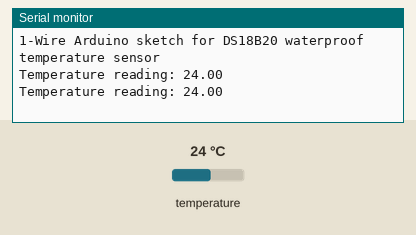
This sketch was run on a simulated Arduino Uno, built with avr-gcc and run on an emulated ATmega328P. On the bench: the last lines printed to the serial monitor. Inputs (shaded band) come from the test bench; at power-on: temperature 24 °C.

Above: at 7.3 s.
7.4 s: temperature set to 12 °C
At 13.6 s:
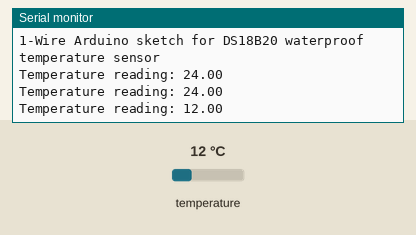
14.1 s: temperature set to 19 °C
At 19.1 s:
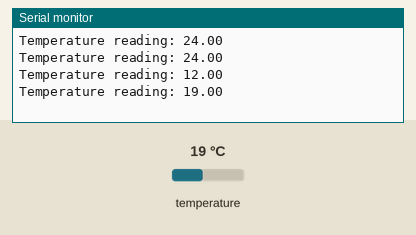
Timing chart, 0 to 20.6 s (numbered marks = the images above; inputs shaded):
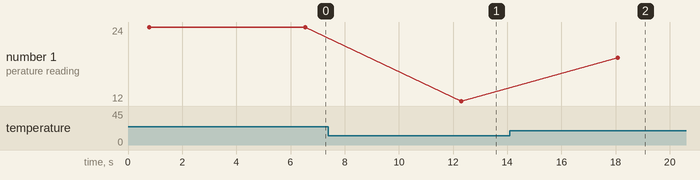

The sketch:

Arduino_DS18B20_probe.ino
```cpp
//1-Wire Arduino sketch for DS18B20 waterproof temperature sensor

#include <OneWire.h>
#include <DallasTemperature.h>

float temp = 0.0;
int oneWireBus = 12;
OneWire oneWire(oneWireBus);
DallasTemperature sensors(&oneWire);

void setup() {
  Serial.begin(9600);
  Serial.println("1-Wire Arduino sketch for DS18B20 waterproof temperature sensor");
  sensors.begin();
}

void loop() {
  sensors.requestTemperatures();
  temp = sensors.getTempCByIndex(0);

  Serial.print("Temperature reading: ");
  Serial.println(temp);

  delay(5000);
}
```

Measured:
- after the input at 7.4 s, the serial monitor: prints a new line after 4.9 s (image 1)
- after the input at 14.1 s, the serial monitor: prints a new line after 4.0 s (image 2)
- plotted number 1: 24 → 12 after the input at 7.4 s, 12 → 19 after the input at 14.1 s
